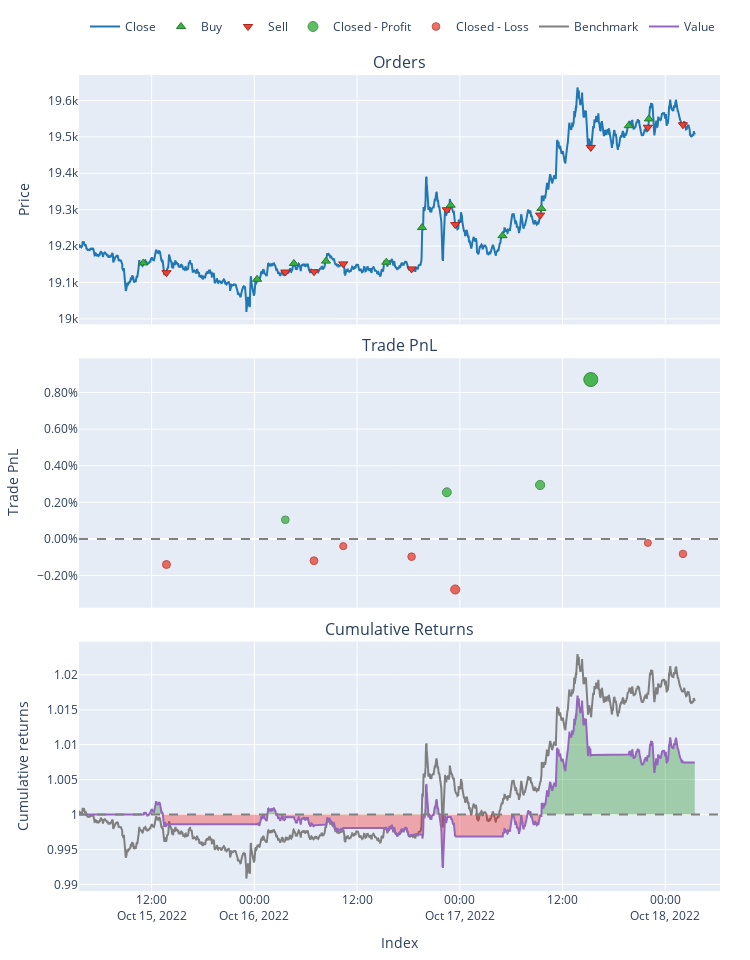

The cell this chart's notebook holds for it:
### Code cell
pf.plot().show()

### Figure 1 — Plotly figure (JSON) as saved in the notebook; plotly's stock layout.template omitted (floating-point values rounded to 4 significant figures; data arrays with more than 128 entries replaced by an {"elided": "..."} marker saying what was removed)
{"data": [{"legendgroup": "0", "line": {"color": "#1f77b4"}, "name": "Close", "showlegend": true, "type": "scatter", "uid": "37636844-622a-4661-893a-a55f2a08ea53", "x": {"elided": "3716 str values"}, "xaxis": "x", "y": {"elided": "3716 float values"}, "yaxis": "y"}, {"customdata": [[0, 0.005221, 0], [2, 0.005226, 0], [4, 0.005219, 0], [6, 0.005212, 0], [8, 0.00521, 0], [10, 0.005179, 0], [12, 0.005176, 0], [14, 0.005184, 0], [16, 0.00518, 0], [18, 0.005164, 0], [20, 0.005158, 0]], "hovertemplate": "Order Id: %{customdata[0]}<br>Timestamp: %{x}<br>Price: %{y}<br>Size: %{customdata[1]:.6f}<br>Fees: %{customdata[2]:.6f}", "legendgroup": "1", "marker": {"color": "#37B13F", "line": {"color": "rgb(38,123,44)", "width": 1}, "size": 8, "symbol": "triangle-up"}, "mode": "markers", "name": "Buy", "type": "scatter", "uid": "4d942c05-c4e4-4f7d-b355-ce92cf6754d8", "x": ["2022-10-15T11:02:00+00:00", "2022-10-16T00:19:00+00:00", "2022-10-16T04:37:00+00:00", "2022-10-16T08:22:00+00:00", "2022-10-16T15:25:00+00:00", "2022-10-16T19:35:00+00:00", "2022-10-16T22:56:00+00:00", "2022-10-17T04:59:00+00:00", "2022-10-17T09:32:00+00:00", "2022-10-17T19:44:00+00:00", "2022-10-17T22:05:00+00:00"], "xaxis": "x", "y": [19150.0, 19110.0, 19150.0, 19160.0, 19160.0, 19250.0, 19310.0, 19230.0, 19300.0, 19530.0, 19550.0], "yaxis": "y"}, {"customdata": [[1, 0.005221, 0], [3, 0.005226, 0], [5, 0.005219, 0], [7, 0.005212, 0], [9, 0.00521, 0], [11, 0.005179, 0], [13, 0.005176, 0], [15, 0.005184, 0], [17, 0.00518, 0], [19, 0.005164, 0], [21, 0.005158, 0]], "hovertemplate": "Order Id: %{customdata[0]}<br>Timestamp: %{x}<br>Price: %{y}<br>Size: %{customdata[1]:.6f}<br>Fees: %{customdata[2]:.6f}", "legendgroup": "2", "marker": {"color": "#EA4335", "line": {"color": "rgb(181,31,18)", "width": 1}, "size": 8, "symbol": "triangle-down"}, "mode": "markers", "name": "Sell", "type": "scatter", "uid": "fb91a4de-df01-45ae-937f-6a53308c6e51", "x": ["2022-10-15T13:44:00+00:00", "2022-10-16T03:37:00+00:00", "2022-10-16T06:58:00+00:00", "2022-10-16T10:23:00+00:00", "2022-10-16T18:22:00+00:00", "2022-10-16T22:29:00+00:00", "2022-10-16T23:28:00+00:00", "2022-10-17T09:23:00+00:00", "2022-10-17T15:18:00+00:00", "2022-10-17T21:58:00+00:00", "2022-10-18T02:04:00+00:00"], "xaxis": "x", "y": [19130.0, 19130.0, 19130.0, 19150.0, 19140.0, 19300.0, 19260.0, 19290.0, 19470.0, 19530.0, 19530.0], "yaxis": "y"}, {"customdata": [[1, 1, 0.1044, 0.001046], [5, 5, 0.2539, 0.002546], [7, 7, 0.2936, 0.002945], [8, 8, 0.8701, 0.008703]], "hovertemplate": "Exit Trade Id: %{customdata[0]}<br>Position Id: %{customdata[1]}<br>Exit Timestamp: %{x}<br>PnL: %{customdata[2]:.6f}<br>Return: %{customdata[3]:.2%}", "legendgroup": "3", "marker": {"color": "#37B13F", "line": {"color": "rgb(38,123,44)", "width": 1}, "opacity": [0.7646, 0.7912, 0.7982, 0.9], "size": [7.683, 8.921, 9.25, 14], "symbol": "circle"}, "mode": "markers", "name": "Closed - Profit", "type": "scatter", "uid": "1a9bb58b-1adf-4991-921f-d66ba992f2ee", "x": ["2022-10-16T03:37:00+00:00", "2022-10-16T22:29:00+00:00", "2022-10-17T09:23:00+00:00", "2022-10-17T15:18:00+00:00"], "xaxis": "x2", "y": [0.001046, 0.002546, 0.002945, 0.008703], "yaxis": "y2"}, {"customdata": [[0, 0, -0.1395, -0.001395], [2, 2, -0.1188, -0.001189], [3, 3, -0.0395, -0.0003956], [4, 4, -0.09675, -0.0009693], [6, 6, -0.2761, -0.002762], [9, 9, -0.022, -0.0002181], [10, 10, -0.0824, -0.0008172]], "hovertemplate": "Exit Trade Id: %{customdata[0]}<br>Position Id: %{customdata[1]}<br>Exit Timestamp: %{x}<br>PnL: %{customdata[2]:.6f}<br>Return: %{customdata[3]:.2%}", "legendgroup": "4", "marker": {"color": "#EA4335", "line": {"color": "rgb(181,31,18)", "width": 1}, "opacity": [0.7708, 0.7672, 0.7531, 0.7633, 0.795, 0.75, 0.7606], "size": [7.971, 7.801, 7.146, 7.62, 9.099, 7, 7.494], "symbol": "circle"}, "mode": "markers", "name": "Closed - Loss", "type": "scatter", "uid": "0a0943af-a4e2-4c0c-a0d9-79c7972b570f", "x": ["2022-10-15T13:44:00+00:00", "2022-10-16T06:58:00+00:00", "2022-10-16T10:23:00+00:00", "2022-10-16T18:22:00+00:00", "2022-10-16T23:28:00+00:00", "2022-10-17T21:58:00+00:00", "2022-10-18T02:04:00+00:00"], "xaxis": "x2", "y": [-0.001395, -0.001189, -0.0003956, -0.0009693, -0.002762, -0.0002181, -0.0008172], "yaxis": "y2"}, {"legendgroup": "5", "line": {"color": "#7f7f7f"}, "name": "Benchmark", "showlegend": true, "type": "scatter", "uid": "c44efd93-7c13-4e6f-99a9-d7e65d341855", "x": {"elided": "3716 str values"}, "xaxis": "x3", "y": {"elided": "3716 float values"}, "yaxis": "y3"}, {"hoverinfo": "skip", "legendgroup": "6", "line": {"color": "rgba(0, 0, 0, 0)", "width": 0}, "opacity": 0, "showlegend": false, "type": "scatter", "uid": "cc8bae5e-8edc-4254-941d-9fb527091dd4", "x": {"elided": "3716 str values"}, "xaxis": "x3", "y": {"elided": "3716 int values"}, "yaxis": "y3"}, {"connectgaps": false, "fill": "tonexty", "fillcolor": "rgba(0, 128, 0, 0.3)", "hoverinfo": "skip", "legendgroup": "6", "line": {"color": "rgba(0, 0, 0, 0)", "width": 0}, "opacity": 0, "showlegend": false, "type": "scatter", "uid": "25c7b5a8-abfb-4f28-a95e-a07902c69b19", "x": {"elided": "3716 str values"}, "xaxis": "x3", "y": {"elided": "3716 float values"}, "yaxis": "y3"}, {"hoverinfo": "skip", "legendgroup": "6", "line": {"color": "rgba(0, 0, 0, 0)", "width": 0}, "opacity": 0, "showlegend": false, "type": "scatter", "uid": "d53a93c0-f7ec-4083-bc02-fbddcb886f4a", "x": {"elided": "3716 str values"}, "xaxis": "x3", "y": {"elided": "3716 int values"}, "yaxis": "y3"}, {"connectgaps": false, "fill": "tonexty", "fillcolor": "rgba(255, 0, 0, 0.3)", "hoverinfo": "skip", "legendgroup": "6", "line": {"color": "rgba(0, 0, 0, 0)", "width": 0}, "opacity": 0, "showlegend": false, "type": "scatter", "uid": "97d01c23-b1e6-4070-b891-91bb5e1f8349", "x": {"elided": "3716 str values"}, "xaxis": "x3", "y": {"elided": "3716 float values"}, "yaxis": "y3"}, {"legendgroup": "7", "line": {"color": "#9467bd"}, "name": "Value", "showlegend": true, "type": "scatter", "uid": "9ccfaa98-c26f-45a2-8f2e-b0e6595cc58b", "x": {"elided": "3716 str values"}, "xaxis": "x3", "y": {"elided": "3716 float values"}, "yaxis": "y3"}, {"hoverinfo": "skip", "legendgroup": "6", "line": {"color": "rgba(0, 0, 0, 0)", "width": 0}, "opacity": 0, "showlegend": false, "type": "scatter", "uid": "34e33335-2360-4903-ba97-15e4feedb8fd", "x": {"elided": "3716 str values"}, "xaxis": "x3", "y": {"elided": "3716 int values"}, "yaxis": "y3"}], "layout": {"annotations": [{"font": {"size": 16}, "showarrow": false, "text": "Orders", "x": 0.5, "xanchor": "center", "xref": "paper", "y": 1, "yanchor": "bottom", "yref": "paper"}, {"font": {"size": 16}, "showarrow": false, "text": "Trade PnL", "x": 0.5, "xanchor": "center", "xref": "paper", "y": 0.6528, "yanchor": "bottom", "yref": "paper"}, {"font": {"size": 16}, "showarrow": false, "text": "Cumulative Returns", "x": 0.5, "xanchor": "center", "xref": "paper", "y": 0.3056, "yanchor": "bottom", "yref": "paper"}], "height": 960, "legend": {"orientation": "h", "traceorder": "normal", "x": 1, "xanchor": "right", "y": 1.042, "yanchor": "bottom"}, "margin": {"b": 30, "l": 30, "r": 30, "t": 30}, "shapes": [{"line": {"color": "gray", "dash": "dash"}, "type": "line", "x0": 0, "x1": 1, "xref": "paper", "y0": 0, "y1": 0, "yref": "y2"}, {"line": {"color": "gray", "dash": "dash"}, "type": "line", "x0": 0, "x1": 1, "xref": "paper", "y0": 1, "y1": 1, "yref": "y3"}], "showlegend": true, "width": 750, "xaxis": {"anchor": "y", "domain": [0, 1], "matches": "x3", "showticklabels": false}, "xaxis2": {"anchor": "y2", "domain": [0, 1], "matches": "x3", "showticklabels": false}, "xaxis3": {"anchor": "y3", "domain": [0, 1], "title": {"text": "Index"}}, "yaxis": {"anchor": "x", "domain": [0.6944, 1], "title": {"text": "Price"}}, "yaxis2": {"anchor": "x2", "domain": [0.3472, 0.6528], "tickformat": ".2%", "title": {"text": "Trade PnL"}}, "yaxis3": {"anchor": "x3", "domain": [0, 0.3056], "title": {"text": "Cumulative returns"}}}}
